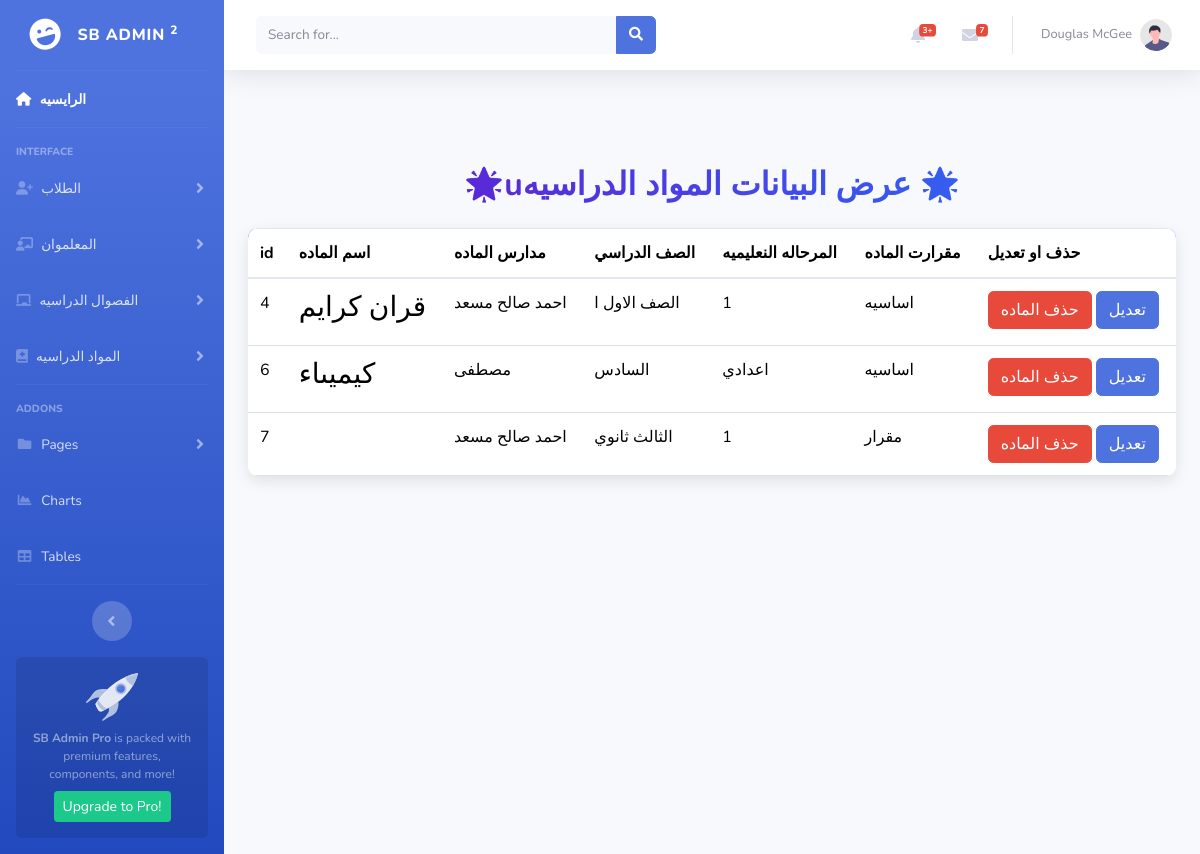
/dibluysccdr.php, run on the app's committed database.
### tables this page shows
CREATE TABLE `ccdr` (
  `id` int(11) NOT NULL,
  `nema_d` varchar(50) NOT NULL,
  `tetcher` varchar(200) NOT NULL,
  `clssroom` varchar(50) NOT NULL,
  `stege` varchar(200) NOT NULL,
  `gdr` varchar(50) NOT NULL
);

### dibluysccdr.php (the view, shortened to what this page needs)
<?php
include_once("scc.php");
include_once("nav.php");
include_once("stul.php");
include_once("font.php");
include_once("cont.php");
?>
<body>
    <div class="container py-5 mt-5" style="margin-top: 100px;  margin-left: 100;">
  <h1 class="text-center mb-4 table-title">🌟uعرض البيانات المواد الدراسيه 🌟</h1>
  <div class="responsive-table">
    <table class="table">
      <thead>
        <tr>
          <th>id</th>
          <th>اسم الماده</th>
          <th>مدارس الماده</th>
          <th> الصف الدراسي</th>
          <th>المرحاله النعليميه</th>
           <th> مقرارت الماده</th>
           <th> حذف او تعديل</th>
        </tr>
      </thead>
      <tbody>
         <?php
         $sql="SELECT * FROM `ccdr`";
         $qe=mysqli_query($con,$sql);
         while($row=mysqli_fetch_array($qe)){
?>
        <tr>
          <td> <?php  echo $row['id']; ?></td>
          <td>
          <h3> <?php echo $row['nema_d']; ?></h3>
          </td>
          <td><?php   echo $row['tetcher'] ?></td>
           <td><?php   echo $row['clssroom'] ?></td>
            <td><?php   echo $row['stege'] ?></td>
              <td><?php   echo $row['gdr'] ?></td>
          <td>
          <button type="button" class=" btn btn-danger"
          data-toggle="modal" data-target="#modal1">
    حذف الماده
</button>
          <button type="button" class="btn btn-primary"
          data-toggle="modal" data-target="#modal<?php echo $row['id']; ?>">
    تعديل
</button>
          </td>
        </tr>
          <?php  }?>
        </tbody>
    </table>
  </div>
</div>
</body>

### scc.php (shortened to what this page needs)
<!DOCTYPE html>
<html lang="en">
<head>
    <link rel="stylesheet" href="../css/all.min.css">
    <link rel="stylesheet" href="../css/bootstrap.min.css">
      <link rel="stylesheet" href="styul.css">
<link rel="stylesheet" href="https://stackpath.bootstrapcdn.com/bootstrap/4.5.2/css/bootstrap.min.css">
</head>
</html>

### stul.php (shortened to what this page needs)
<!DOCTYPE html>
<html lang="en">
<head>
      <link rel="stylesheet" href="https://cdnjs.cloudflare.com/ajax/libs/font-awesome/6.7.2/css/all.min.css">
    <link href="vendor/fontawesome-free/css/all.min.css" rel="stylesheet" type="text/css">
    <link href="css/sb-admin-2.min.css" rel="stylesheet">
</head>

### font.php (shortened to what this page needs)
<!DOCTYPE html>
<html lang="en">
<head>
</head>
<body>
</body>
</html>

### nav.php (shortened to what this page needs)
<?php
include_once("stul.php");
include_once("font.php");
?>
    <div id="wrapper">
        <ul class="navbar-nav bg-gradient-primary sidebar sidebar-dark accordion" id="accordionSidebar">
            <a class="sidebar-brand d-flex align-items-center justify-content-center" href="index.html">
                <div class="sidebar-brand-icon rotate-n-15">
                    <i class="fas fa-laugh-wink"></i>
                </div>
                <div class="sidebar-brand-text mx-3">SB Admin <sup>2</sup></div>
            </a>
            <hr class="sidebar-divider my-0">
            <li class="nav-item active">
                <a class="nav-link" href="index.php">
                    <i class="fa-solid fa-house"></i>
                    <span> الرايسيه</span></a>
            </li>
            <hr class="sidebar-divider">
            <div class="sidebar-heading">
                Interface
            </div>
            <li class="nav-item">
                <a class="nav-link collapsed" href="#" data-toggle="collapse" data-target="#collapseTwo"
                    aria-expanded="true" aria-controls="collapseTwo">
                  <i class="fa-solid fa-user-plus"></i>
                    <span>الطلاب</span>
                </a>
            </li>
              <li class="nav-item">
                <a class="nav-link collapsed" href="#" data-toggle="collapse" data-target="#collapseTwos"
                    aria-expanded="true" aria-controls="collapseTwo">
                 <i class="fa-solid fa-chalkboard-teacher"></i>
                    <span>المعلموان</span>
                </a>
            </li>
            <li class="nav-item">
                <a class="nav-link collapsed" href="#" data-toggle="collapse" data-target="#collapseUtilities"
                    aria-expanded="true" aria-controls="collapseUtilities">
                    <i class="fa-solid fa-chalkboard"></i>
                    <span>الفصوال الدراسيه</span>
                </a>
            </li>
              <li class="nav-item">
                <a class="nav-link collapsed" href="#" data-toggle="collapse" data-target="#collapseUtilitiess"
                    aria-expanded="true" aria-controls="collapseUtilities">
                    <i class=" fas fa-book-medical"></i>
                    <span>المواد  الدراسيه</span>
                </a>
            </li>
            <hr class="sidebar-divider">
            <div class="sidebar-heading">
                Addons
            </div>
            <li class="nav-item">
                <a class="nav-link collapsed" href="#" data-toggle="collapse" data-target="#collapsePages"
                    aria-expanded="true" aria-controls="collapsePages">
                    <i class="fas fa-fw fa-folder"></i>
                    <span>Pages</span>
                </a>
            </li>
            <li class="nav-item">
                <a class="nav-link" href="charts.html">
                    <i class="fas fa-fw fa-chart-area"></i>
                    <span>Charts</span></a>
            </li>
            <li class="nav-item">
                <a class="nav-link" href="tables.html">
                    <i class="fas fa-fw fa-table"></i>
                    <span>Tables</span></a>
            </li>
            <hr class="sidebar-divider d-none d-md-block">
            <div class="text-center d-none d-md-inline">
                <button class="rounded-circle border-0" id="sidebarToggle"></button>
            </div>
            <div class="sidebar-card d-none d-lg-flex">
                <img class="sidebar-card-illustration mb-2" src="img/undraw_rocket.svg" alt="...">
                <p class="text-center mb-2"><strong>SB Admin Pro</strong> is packed with premium features, components, and more!</p>
                <a class="btn btn-success btn-sm" href="https://startbootstrap.com/theme/sb-admin-pro">Upgrade to Pro!</a>
            </div>
        </ul>
        <div id="content-wrapper" class="d-flex flex-column">
            <div id="content">
                <nav class="navbar navbar-expand navbar-light bg-white topbar mb-4 static-top shadow">
                    <form
                        class="d-none d-sm-inline-block form-inline mr-auto ml-md-3 my-2 my-md-0 mw-100 navbar-search">
                        <div class="input-group">
                            <input type="text" class="form-control bg-light border-0 small" placeholder="Search for..."
                                aria-label="Search" aria-describedby="basic-addon2">
                            <div class="input-group-append">
                                <button class="btn btn-primary" type="button">
                                    <i class="fas fa-search fa-sm"></i>
                                </button>
                            </div>
                        </div>
                    </form>
                    <ul class="navbar-nav ml-auto">
                        <li class="nav-item dropdown no-arrow mx-1">
                            <a class="nav-link dropdown-toggle" href="#" id="alertsDropdown" role="button"
                                data-toggle="dropdown" aria-haspopup="true" aria-expanded="false">
                                <i class="fas fa-bell fa-fw"></i>
                                <span class="badge badge-danger badge-counter">3+</span>
                            </a>
                        </li>
                        <li class="nav-item dropdown no-arrow mx-1">
                            <a class="nav-link dropdown-toggle" href="#" id="messagesDropdown" role="button"
                                data-toggle="dropdown" aria-haspopup="true" aria-expanded="false">
                                <i class="fas fa-envelope fa-fw"></i>
                                <span class="badge badge-danger badge-counter">7</span>
                            </a>
                        </li>
                        <li class="nav-item dropdown no-arrow">
                            <a class="nav-link dropdown-toggle" href="#" id="userDropdown" role="button"
                                data-toggle="dropdown" aria-haspopup="true" aria-expanded="false">
                                <span class="mr-2 d-none d-lg-inline text-gray-600 small">Douglas McGee</span>
                                <img class="img-profile rounded-circle"
                                    src="img/undraw_profile.svg">
                            </a>
                        </li>
                    </ul>
                </nav>

### styul.css (style rules this page uses)
body { background: #f5f7fa; font-family: 'Arial', sans-serif; margin: 0; padding: 0; }
.table-title { font-size: 2rem; font-weight: bold; background: linear-gradient(90deg, #6a11cb, #2575fc); -webkit-background-clip: text; color: transparent; text-align: center; margin-bottom: 1rem; }
.table { background: #fff; border-radius: 10px; box-shadow: 0 5px 15px rgba(0, 0, 0, 0.1); overflow: hidden; }
.table thead { background: linear-gradient(90deg, #6a11cb, #2575fc); color: white; }
.table th, .table td { padding: 15px; text-align: left; vertical-align: middle; }

### data on the page
ccdr: id "4", nema_d "قران كرايم", tetcher "احمد صالح مسعد", clssroom "الصف الاول ا", stege "1", gdr "اساسيه"
ccdr: id "6", nema_d "كيميىاء", tetcher "مصطفى", clssroom "السادس", stege "اعدادي", gdr "اساسيه"
ccdr: id "7", tetcher "احمد صالح مسعد", clssroom "الثالث ثانوي", stege "1", gdr "مقرار"
